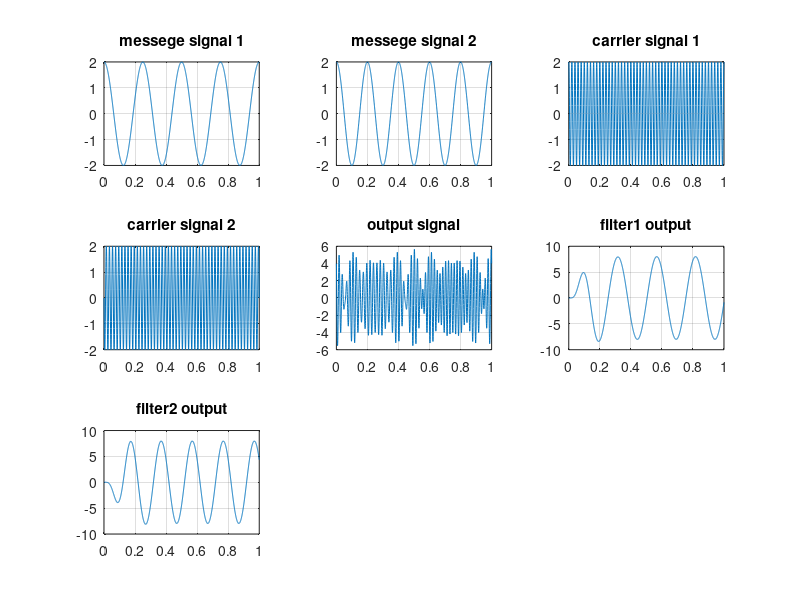
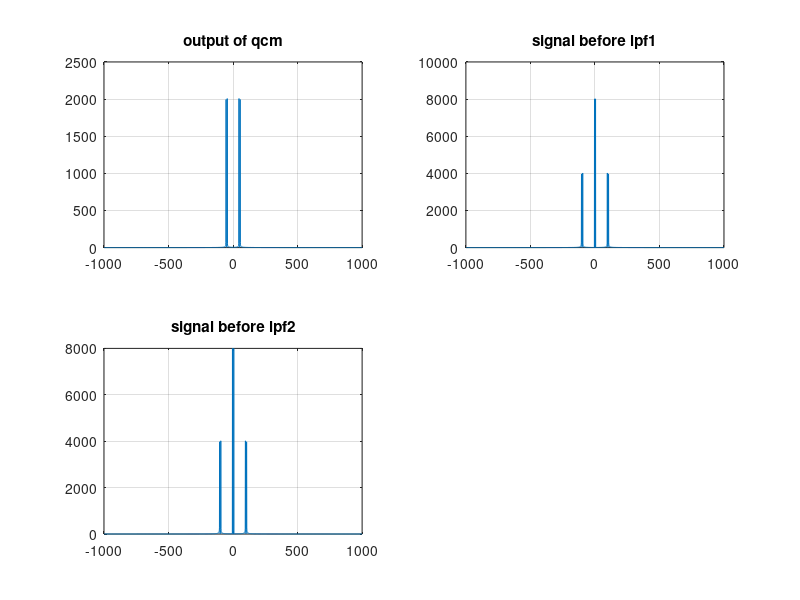

MATLAB code for these plots, in order:
fs=2000;
fm=4;
tiv=1/fs;
t=0:tiv:1;
fmc=50;

A=2;
m1=A*cos(2*pi*fm*t);
% m1=awgn(m1,.30);%adding awgn in messege signal 1
m2=A*cos(2*pi*5*t);

c1=A*cos(2*pi*fmc*t);
c2=-A*sin(2*pi*fmc*t);
mod1=m1.*c1;
mod2=m2.*c2;
op=mod1+mod2;

l1=2*A*cos(2*pi*fmc*t).*op;
l2=2*A*sin(2*pi*fmc*t).*op;

[num,den]=butter(5,4*fm/fs);

fil1=filter(num,den,l1);
fil2=filter(num,den,l2);

n=length(op);
f=fs*[-n/2+1:n/2]/n;
fou=fftshift(fft(op,n));
mod1=fftshift(fft(mod1,n));
mod2=fftshift(fft(mod2,n));
l1=fftshift(fft(l1,n));
l2=fftshift(fft(l2,n));



subplot(3,3,1);
plot(t,m1);
title('messege signal 1');
grid on;

subplot(3,3,2);
plot(t,m2);title('messege signal 2');
grid on;

subplot(3,3,3);
plot(t,c1);title('carrier signal 1');
grid on;

subplot(3,3,4);
plot(t,c2);title('carrier signal 2');
grid on;

subplot(3,3,5);
plot(t,op);title('output signal');
grid on;

subplot(3,3,6);
plot(t,fil1);title('filter1 output');
grid on;

subplot(3,3,7);
plot(t,fil2);title('filter2 output');
grid on;

figure;
subplot(2,2,1);
plot(f,abs(fou));title('output of qcm');grid on;
subplot(2,2,2);
plot(f,abs(l1));title('signal before lpf1');grid on;
subplot(2,2,3);
plot(f,abs(l2));title('signal before lpf2');grid on;




















